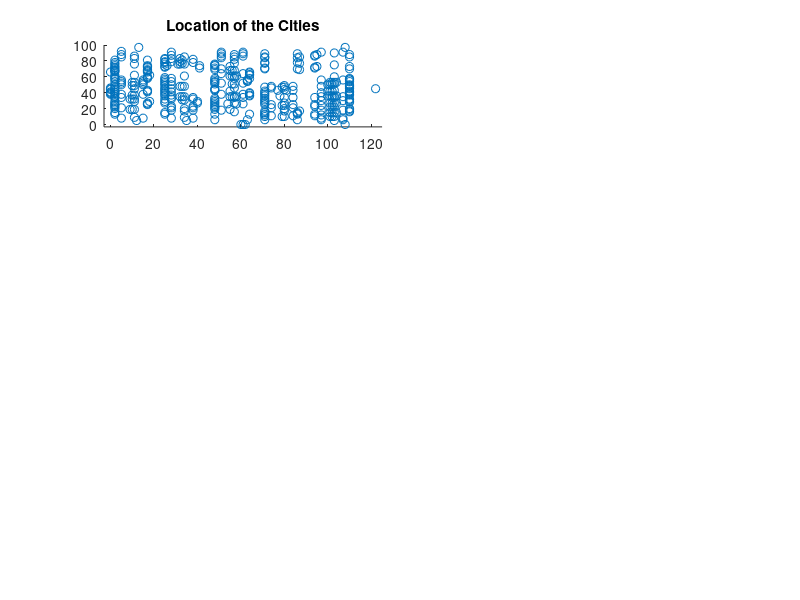

Write MATLAB code to recreate this figure. (Note: this script raises an error after producing the figure.)
function tspAll()
    close All;
    clear All;
    clc;

    profile on;
    
    bigFile = true;
    
    if bigFile
        noOfCities = 411;
        ax = [-3 125 -3 100];
        textX = 130;
        fid = fopen('TSP_411.txt', 'r');
    else
        noOfCities = 131;
        ax = [-3 110 -3 50];
        textX = 115;
        fid = fopen('data131.txt', 'r');
    end

    coordinates = zeros(noOfCities,2);
    
    % Read coordinates from text file
    tline = fgets(fid);
    i = 1;
    while ischar(tline)
        if tline(1) ~= 'N'
            m = regexp(tline, '\d+'); % returns [node_number, x, y]
            coordinates(i,:) = [str2double(tline(m(2):m(3)-2)), str2double(tline(m(3):end))];
            i = i + 1;
        end
        tline = fgets(fid);
    end
    fclose(fid);
    
    % Initial locations
    figure;
    subplot(4,4,1:2);
    scatter(coordinates(:,1),coordinates(:,2));
    title('Location of the Cities')
    axis(ax)
    
    xdist = repmat(coordinates(:,1),1,noOfCities) - repmat(coordinates(:,1)',noOfCities,1);
    ydist = repmat(coordinates(:,2),1,noOfCities) - repmat(coordinates(:,2)',noOfCities,1);
    distances = sqrt(xdist.^2 + ydist.^2);
    distances(find(eye(noOfCities))) = Inf;
    
    % Nearest Neighbor Construction Heuristics
    disp('NN');
    tic;
    [routeNN, lenNN, startCityNN] = useNearestNeighbor(distances);
    graphNN = createGraph(coordinates, routeNN);
    subplot(4,4,3);
    plot(graphNN(:,1),graphNN(:,2));    
    title('Nearest Neighbor');
    axis(ax)
    hold on;
    plot(coordinates(startCityNN,1), coordinates(startCityNN,2), 'r*');
    hold off;
    text(textX,25,['l=',num2str(round(lenNN))]);
    toc;
    
    % Best Insertion Construction Heuristics
    disp('BI');
    tic;
    [routeBI, lenBI, startSelecteBI] = useBestInsertion(distances);
    graphBI = createGraph(coordinates, routeBI);
    subplot(4,4,4);
    plot(graphBI(:,1),graphBI(:,2));    
    title('Best Insertion');
    axis(ax)
    hold on;
    plot(coordinates(startSelecteBI(1),1), coordinates(startSelecteBI(1),2), 'r*');
    plot(coordinates(startSelecteBI(2),1), coordinates(startSelecteBI(2),2), 'r*');
    plot(coordinates(startSelecteBI(3),1), coordinates(startSelecteBI(3),2), 'r*');
    hold off;
    text(textX,25,['l=',num2str(round(lenBI))]);
    toc;
    
    % Cheapest Insertion Construction Heuristics
    disp('CI');
    tic;
    [routeCI, lenCI, startSelecteCI] = useCheapestInsertion(distances);
    graphCI = createGraph(coordinates, routeCI);
    subplot(4,4,5);
    plot(graphCI(:,1),graphCI(:,2));    
    title('Cheapest Insertion');
    axis(ax)
    hold on;
    plot(coordinates(startSelecteCI,1), coordinates(startSelecteCI,2), 'r*');
    hold off;
    text(textX,25,['l=',num2str(round(lenCI))]);
    toc;
    
    % Saving Construction Heuristics
    disp('S');
    tic;
    [routeS, lenS, startSelecteS] = useSaving(distances);
    graphS = createGraph(coordinates, routeS);
    subplot(4,4,6);
    plot(graphS(:,1),graphS(:,2));    
    title('Saving');
    axis(ax)
    hold on;
    plot(coordinates(startSelecteS,1), coordinates(startSelecteS,2), 'r*');
    hold off;
    text(textX,25,['l=',num2str(round(lenS))]);
    toc;
    
    % Local Search Improvement Heuristics using Swap only
    disp('LS');
    tic;
    [routeLSS, lenLSS] = useLocalSearch(distances, 1);
    graphLSS = createGraph(coordinates, routeLSS);
    subplot(4,4,7);
    plot(graphLSS(:,1),graphLSS(:,2));    
    title('Local Search (Swap)');
    axis(ax)
    text(textX,25,['l=',num2str(round(lenLSS))]);
    toc;
    
    % Local Search Improvement Heuristics using Translation only
    tic;
    [routeLST, lenLST] = useLocalSearch(distances, 2);
    graphLST = createGraph(coordinates, routeLST);
    subplot(4,4,8);
    plot(graphLST(:,1),graphLST(:,2));    
    title('Local Search (Translation)');
    axis(ax)
    text(textX,25,['l=',num2str(round(lenLST))]);
    toc;
    
    % Local Search Improvement Heuristics using Inversion only
    tic;
    [routeLSI, lenLSI] = useLocalSearch(distances, 3);
    graphLSI = createGraph(coordinates, routeLSI);
    subplot(4,4,9);
    plot(graphLSI(:,1),graphLSI(:,2));
    title('Local Search (Inversion)');
    axis(ax)
    text(textX,25,['l=',num2str(round(lenLSI))]);
    toc;
    
    % Local Search Improvement Heuristics using Swap, Translation & Inversion
    tic;
    [routeLSSTI, lenLSSTI] = useLocalSearch(distances, 4);
    graphLSSTI = createGraph(coordinates, routeLSSTI);
    subplot(4,4,10);
    plot(graphLSSTI(:,1),graphLSSTI(:,2));
    title('Local Search (Swap, Translation, Inversion)');
    axis(ax)
    text(textX,25,['l=',num2str(round(lenLSSTI))]);
    toc;
    
    % Simulated Annealing Improvement Heuristics using Metropolis
    disp('SA');
    tic;
    [routeSAM, lenSAM] = useSimulatedAnnealing(distances, 1);
    graphSAM = createGraph(coordinates, routeSAM);
    subplot(4,4,11);
    plot(graphSAM(:,1),graphSAM(:,2));
    title('Simulated Annealing (Metropolis)');
    axis(ax)
    text(textX,25,['l=',num2str(round(lenSAM))]);
    toc;
    
    % Simulated Annealing Improvement Heuristics using Heat bath
    tic;
    [routeSAHB, lenSAHB] = useSimulatedAnnealing(distances, 2);
    graphSAHB = createGraph(coordinates, routeSAHB);
    subplot(4,4,12);
    plot(graphSAHB(:,1),graphSAHB(:,2));
    title('Simulated Annealing (Heat bath)');
    axis(ax)
    text(textX,25,['l=',num2str(round(lenSAHB))]);
    toc;
    
    % Genetic Algorithm Improvement Heuristics using Crossover
    disp('GA');
    tic;
    [routeGAC, lenGAC] = useGeneticAlgorithm(distances, 1);
    graphGAC = createGraph(coordinates, routeGAC);
    subplot(4,4,13);
    plot(graphGAC(:,1),graphGAC(:,2));
    title('Genetic Algorithm (Crossover)');
    axis(ax)
    text(textX,25,['l=',num2str(round(lenGAC))]);
    toc;
    
    % Genetic Algorithm Improvement Heuristics using Swap Mutation
    tic;
    [routeGASM, lenGASM] = useGeneticAlgorithm(distances, 2);
    graphGASM = createGraph(coordinates, routeGASM);
    subplot(4,4,14);
    plot(graphGASM(:,1),graphGASM(:,2));
    title('Genetic Algorithm (Swap Mutation)');
    axis(ax)
    text(textX,25,['l=',num2str(round(lenGASM))]);
    toc;
    
    % Genetic Algorithm Improvement Heuristics using Translation Mutation
    tic;
    [routeGATM, lenGATM] = useGeneticAlgorithm(distances, 3);
    graphGATM = createGraph(coordinates, routeGATM);
    subplot(4,4,15);
    plot(graphGATM(:,1),graphGATM(:,2));
    title('Genetic Algorithm (Translation Mutation)');
    axis(ax)
    text(textX,25,['l=',num2str(round(lenGATM))]);
    toc;
    
    % Genetic Algorithm Improvement Heuristics using Inversion Mutation
    tic;
    [routeGAIM, lenGAIM] = useGeneticAlgorithm(distances, 4);
    graphGAIM = createGraph(coordinates, routeGAIM);
    subplot(4,4,16);
    plot(graphGAIM(:,1),graphGAIM(:,2));
    title('Genetic Algorithm (Inversion Mutation)');
    axis(ax)
    text(textX,25,['l=',num2str(round(lenGAIM))]);
    toc;
    
    profile off;
    profile viewer;
end
